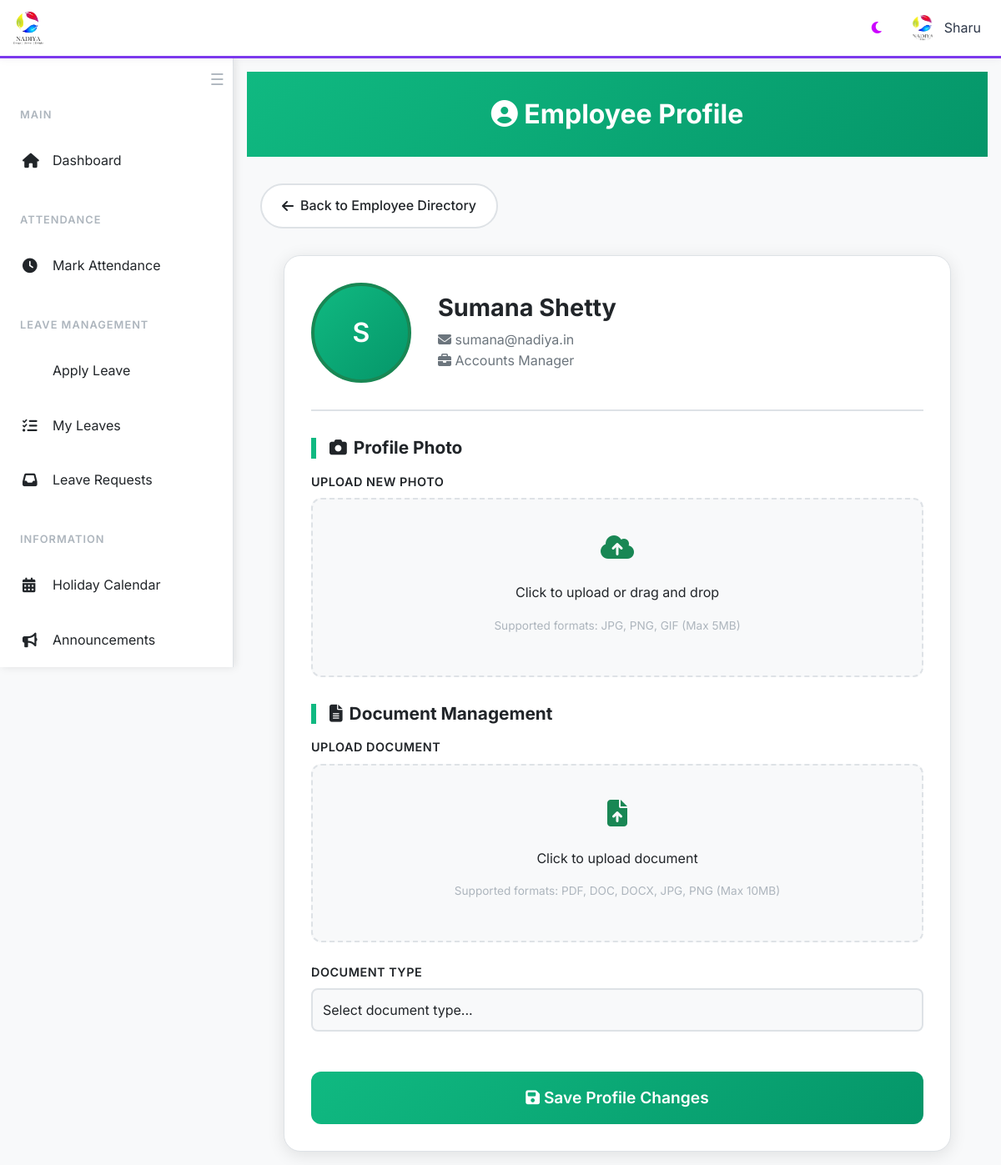
Page /profile/2 (signed in) on the committed database.
### website/models.py (models this page shows, shortened)
class User(db.Model, UserMixin):
    id = db.Column(db.Integer, primary_key=True)
    first_name = db.Column(db.String(150))
    last_name = db.Column(db.String(150))
    email = db.Column(db.String(150), unique=True, nullable=False)
    password = db.Column(db.String(512), nullable=False)
    earned =  db.Column(db.Float, default=0)
    medic = db.Column(db.Float, default=0)
    pay =  db.Column(db.Float, default=0)
    role = db.Column(db.String(150))
    probation = db.Column(db.Boolean, default = 0)
    photo = db.Column(db.String(150))
    documents = db.relationship('Document', backref='user', lazy=True)
    reset_token = db.Column(db.String(36), nullable=True)
    attendances = db.relationship('Attendance', backref='user', lazy=True)

### website/views.py (the view, shortened to what this page needs)
@views.route('/profile/<int:user_id>', methods=['GET', 'POST'])
@login_required
def profile(user_id):
    user = User.query.get(user_id)
    if not user:
        flash("User not found.", category='error')
        return redirect(url_for('index'))
    return render_template('profile.html', user=user)

### website/templates/profile.html (shortened to what this page needs)
{% extends "base.html" %}
{% block content %}
<div class="page-header">
    <div class="container">
        <h1><i class="fas fa-user-circle"></i> Employee Profile</h1>
    </div>
</div>
<div class="container">
    <a href="/create_user" class="back-btn">
        <i class="fas fa-arrow-left"></i> Back to Employee Directory
    </a>
    <div class="profile-container">
        <div class="profile-header">
            <div class="profile-photo-container">
                {% if user.photo %}
                    <img src="{{ url_for('static', filename='uploads/photos/' + user.photo) }}" alt="Profile Photo" class="profile-photo">
                {% else %}
                    <div class="profile-photo-placeholder">
                        {{ user.first_name[0].upper() if user.first_name else 'U' }}
                    </div>
                {% endif %}
            </div>
            <div class="profile-info">
                <h2>{{ user.first_name }}</h2>
                <p><i class="fas fa-envelope"></i> {{ user.email }}</p>
                {% if user.role %}
                    <p><i class="fas fa-briefcase"></i> {{ user.role.replace('_', ' ').title() }}</p>
                {% endif %}
            </div>
        </div>
        <form method="POST" enctype="multipart/form-data" id="profileForm">
            <div class="form-section">
                <h3 class="section-title">
                    <i class="fas fa-camera"></i> Profile Photo
                </h3>
                <div class="form-group">
                    <label for="photo">Upload New Photo</label>
                    <div class="file-upload-area" onclick="document.getElementById('photo').click()">
                        <div class="file-upload-icon">
                            <i class="fas fa-cloud-upload-alt"></i>
                        </div>
                        <p>Click to upload or drag and drop</p>
                        <p class="help-text">Supported formats: JPG, PNG, GIF (Max 5MB)</p>
                    </div>
                </div>
            </div>
            <div class="form-section">
                <h3 class="section-title">
                    <i class="fas fa-file-alt"></i> Document Management
                </h3>
                <div class="form-group">
                    <label for="document">Upload Document</label>
                    <div class="file-upload-area" onclick="document.getElementById('document').click()">
                        <div class="file-upload-icon">
                            <i class="fas fa-file-upload"></i>
                        </div>
                        <p>Click to upload document</p>
                        <p class="help-text">Supported formats: PDF, DOC, DOCX, JPG, PNG (Max 10MB)</p>
                    </div>
                </div>
                <div class="form-group">
                    <label for="document_type">Document Type</label>
                    <select name="document_type" id="document_type" class="form-control">
                        <option value="">Select document type...</option>
                    </select>
                </div>
            </div>
            <button type="submit" class="submit-btn">
                <i class="fas fa-save"></i> Save Profile Changes
            </button>
        </form>
    </div>
</div>
{% endblock %}

### website/templates/base.html (shortened to what this page needs)
<!DOCTYPE html>
<html lang="en" data-theme="light">
<head>
    <link href="https://cdn.jsdelivr.net/npm/bootstrap@5.3.0/dist/css/bootstrap.min.css" rel="stylesheet">
    <link rel="stylesheet" href="https://cdnjs.cloudflare.com/ajax/libs/font-awesome/6.4.0/css/all.min.css">
</head>
<body>
    <header class="top-header">
        <div class="header-logo">
            <img src="{{ url_for('static', filename='logo.png') }}" alt="Nadiya Logo">
        </div>
        <div class="header-actions">
            <button class="theme-toggle" onclick="toggleTheme()">
                <i class="fas fa-moon" id="theme-icon"></i>
            </button>
            {% if current_user.is_authenticated %}
            <div class="user-profile" onclick="window.location.href='/profile/{{ current_user.id }}'">
                {% if current_user.photo %}
                    <img src="{{ url_for('views.uploaded_file', setname='photos', filename=current_user.photo) }}" alt="Profile">
                {% else %}
                    <img src="{{ url_for('static', filename='logo.png') }}" alt="Profile">
                {% endif %}
                <span>{{ current_user.first_name }}</span>
            </div>
            {% endif %}
        </div>
    </header>
  <nav class="sidebar" id="sidebar">
  <button id="sidebarCollapseBtn" class="sidebar-collapse-btn" onclick="toggleSidebarCollapse()" title="Collapse Sidebar">
    <span class="hamburger-icon">☰</span>
</button>
    <br>
        <div class="sidebar-content">
            {% if current_user.is_authenticated %}
            <div class="nav-section">
                <div class="nav-section-title">Main</div>
                <div class="nav-item">
                    <a href="/" class="nav-link">
                        <i class="fas fa-home"></i>
                        <span>Dashboard</span>
                    </a>
                </div>
            </div>
            <div class="nav-section">
                <div class="nav-section-title">Attendance</div>
                <div class="nav-item">
                    <a href="/attendance" class="nav-link">
                        <i class="fas fa-clock"></i>
                        <span>Mark Attendance</span>
                    </a>
                </div>
            </div>
            <div class="nav-section">
                <div class="nav-section-title">Leave Management</div>
                <div class="nav-item">
                    <a href="/apply_leave" class="nav-link">
                        <span>Apply Leave</span>
                    </a>
                </div>
                <div class="nav-item">
                    <a href="/approved_leaves" class="nav-link">
                        <i class="fas fa-list-check"></i>
                        <span>My Leaves</span>
                    </a>
                </div>
                <div class="nav-item">
                    <a href="/leave_requests" class="nav-link">
                        <i class="fas fa-inbox"></i>
                        <span>Leave Requests</span>
                    </a>
                </div>
            </div>
            <div class="nav-section">
                <div class="nav-section-title">Information</div>
                <div class="nav-item">
                    <a href="/display_holidays" class="nav-link">
                        <i class="fas fa-calendar-alt"></i>
                        <span>Holiday Calendar</span>
                    </a>
                </div>
                <div class="nav-item">
                    <a href="/announcements" class="nav-link">
                        <i class="fas fa-bullhorn"></i>
                        <span>Announcements</span>
                    </a>
                </div>
            </div>
            {% endif %}
        </div>
    </nav>
    <main class="main-content" id="mainContent">
        {% block content %}{% endblock %}
    </main>
</body>
</html>

### website/templates/base.html (style rules this page uses)
:root { --bg-primary: #ffffff; --bg-secondary: #f8f9fa; --bg-tertiary: #e9ecef; --text-primary: #212529; --text-secondary: #6c757d; --text-muted: #adb5bd; --border-color: #dee2e6; --shadow: rgba(0, 0, 0, 0.1); --accent-primary: #0d6efd; --accent-secondary: #6f42c1; --success: #198754; --warning: #fd7e14; --danger: #dc3545; --info: #0dcaf0; --navbar-bg: #1a1d23; --sidebar-width: 280px; --sidebar-collapsed-width: 60px; }
* { margin: 0; padding: 0; box-sizing: border-box; }
body { font-family: 'Inter', sans-serif; background-color: var(--bg-secondary); color: var(--text-primary); line-height: 1.6; transition: all 0.3s ease; padding-top: 70px; }
:root { --header-bg: #ffffff; --header-text: #2d3748; --header-border: #7c3aed; --toggle-btn-color: #7c3aed; !important }
.top-header { position: fixed; top: 0; left: 0; right: 0; height: 70px; background: var(--header-bg); color: var(--header-text); z-index: 1000; display: flex; align-items: center; padding: 0 1rem; box-shadow: 0 2px 10px rgba(0,0,0,0.04); border-bottom: 3px solid var(--header-border); transition: background 0.3s, color 0.3s, border-color 0.3s; }
.header-logo { display: flex; align-items: center; flex: 1; }
.header-logo img { height: 40px; margin-right: 1rem; }
.header-actions { display: flex; align-items: center; gap: 1rem; }
.theme-toggle { background: rgba(255,255,255,0.1); border: none; color: rgb(204, 0, 255); padding: 0.5rem; border-radius: 8px; cursor: pointer; transition: all 0.3s ease; }
.user-profile { display: flex; align-items: center; gap: 0.5rem; padding: 0.5rem; border-radius: 8px; transition: all 0.3s ease; cursor: pointer; }
.user-profile img { width: 35px; height: 35px; border-radius: 50%; border: 2px solid rgba(255,255,255,0.3); }
.sidebar { position: fixed; top: 70px; left: -280px; width: var(--sidebar-width); height: calc(100vh - 70px); background: var(--bg-primary); border-right: 1px solid var(--border-color); box-shadow: 2px 0 10px var(--shadow); transition: left 0.3s ease, width 0.3s ease; z-index: 999; overflow-y: auto; }
.sidebar.open { left: 0; }
.sidebar-collapse-btn { background: none; border: none; color: var(--text-muted); font-size: 1.2rem; position: absolute; top: 10px; right: 10px; z-index: 1001; transition: color 0.2s; cursor: pointer; }
.sidebar-content { padding: 2rem 0; }
.nav-section { margin-bottom: 2rem; }
.nav-section-title { font-size: 0.8rem; font-weight: 600; color: var(--text-muted); text-transform: uppercase; letter-spacing: 1px; padding: 0 1.5rem; margin-bottom: 1rem; }
.nav-item { margin-bottom: 0.5rem; }
.nav-link { display: flex; align-items: center; padding: 1rem 1.5rem; color: var(--text-primary); text-decoration: none; transition: all 0.3s ease; border-left: 3px solid transparent; }
.nav-link i { width: 20px; margin-right: 1rem; font-size: 1.1rem; }
.main-content { min-height: calc(100vh - 70px); padding: 1rem; transition: margin-left 0.3s ease; }
.main-content.shifted { margin-left: var(--sidebar-width); }
@media (min-width: 1200px) { .sidebar { left: 0; } }
@media (min-width: 1200px) { .main-content { margin-left: var(--sidebar-width); } }
* { transition: background-color 0.3s ease, color 0.3s ease, border-color 0.3s ease; }

### rows in the picture
User: first_name "Sharu"
User: first_name "S", first_name "Sumana Shetty", email "sumana@nadiya.in", role.replace "Accounts Manager"
